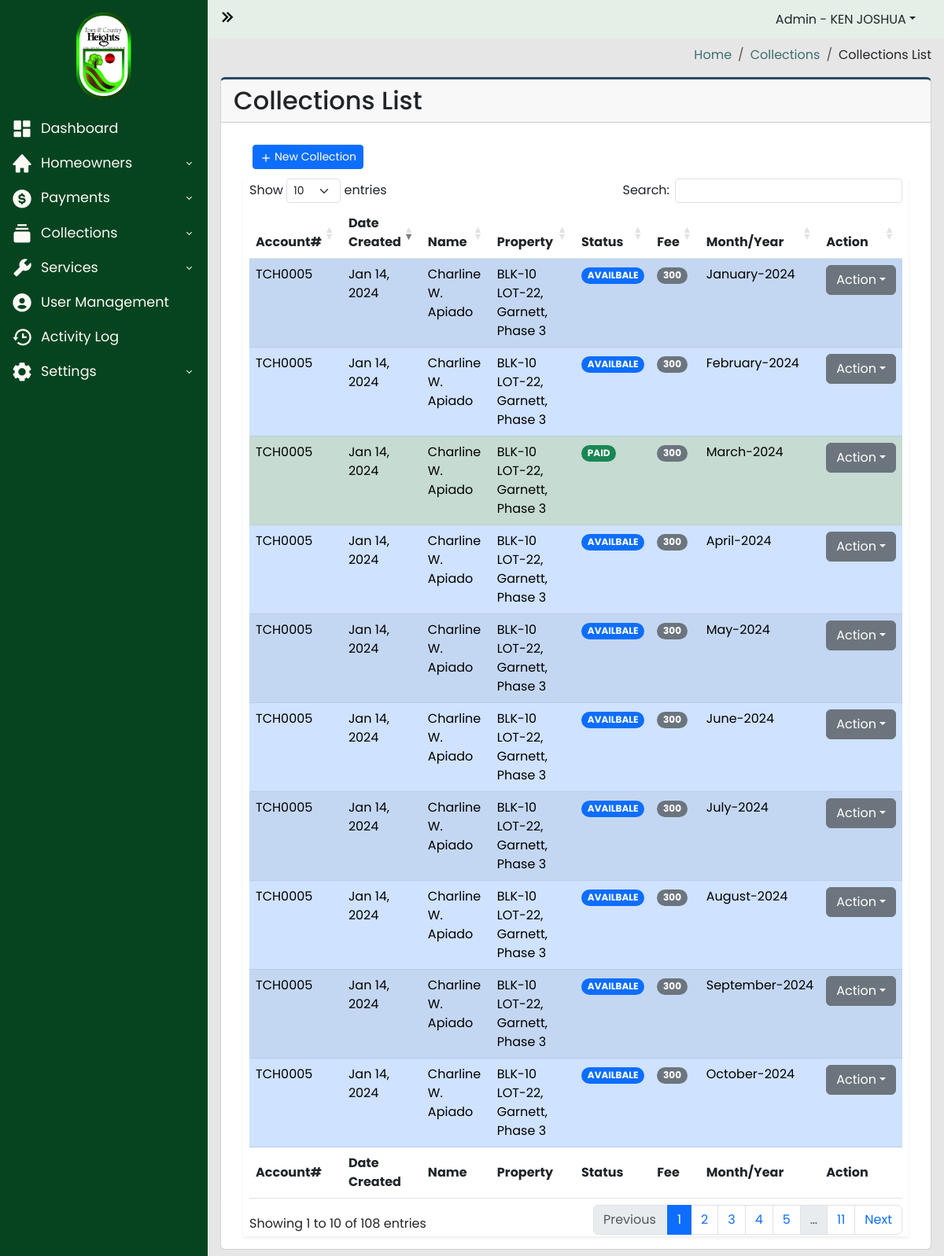
The page /admin-panel/collection_record.php (signed in) on the database as committed earlier.
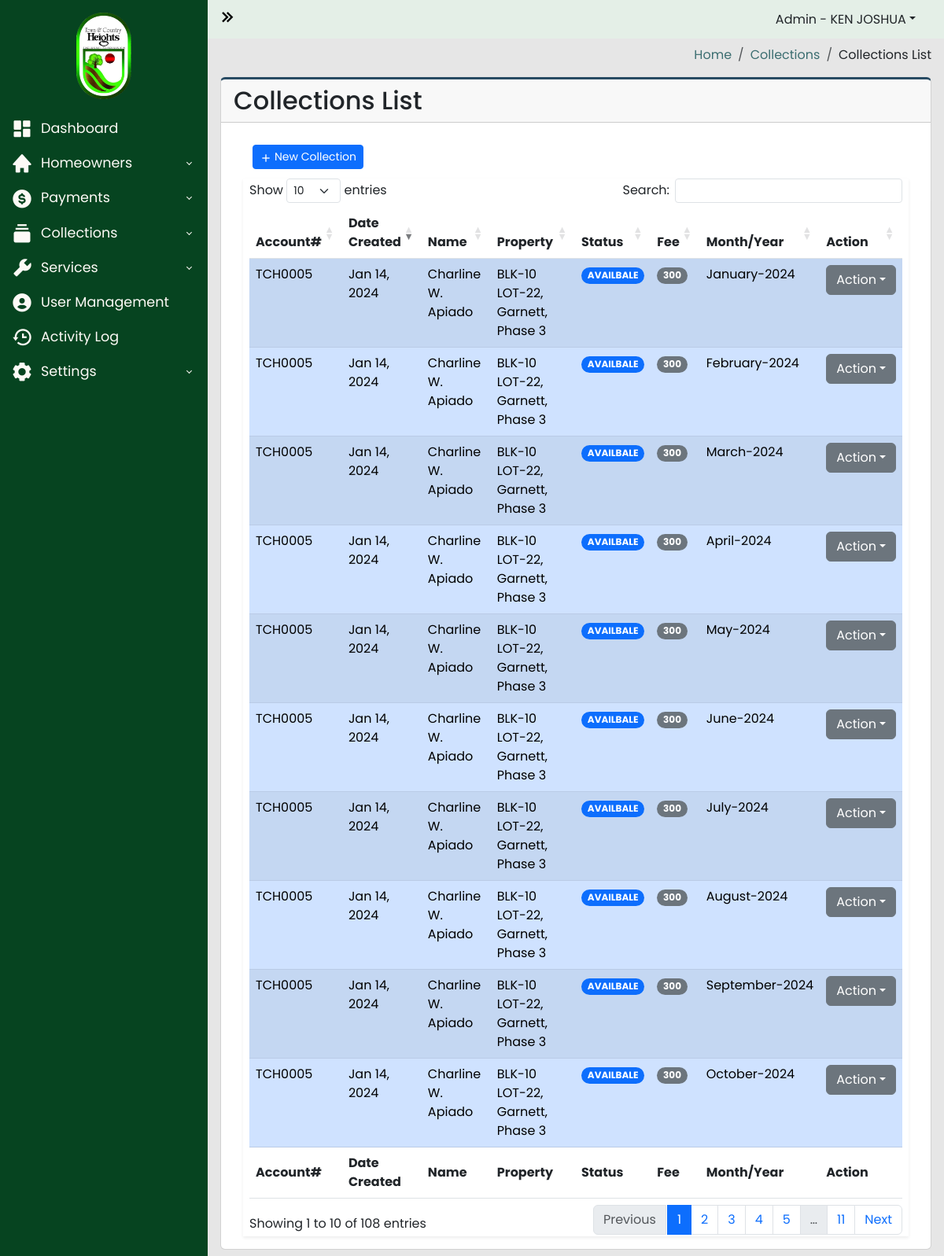
The same page on the database as committed later.
### tables this page shows
CREATE TABLE `collection_list` (
  `id` int(11) NOT NULL,
  `property_id` int(200) NOT NULL,
  `collection_fee_id` int(250) NOT NULL,
  `date_created` datetime NOT NULL,
  `balance` varchar(200) NOT NULL,
  `date_paid` datetime NOT NULL,
  `status` varchar(200) NOT NULL,
  `month` varchar(200) NOT NULL,
  `month_int` varchar(100) NOT NULL,
  `year` varchar(200) NOT NULL
);

CREATE TABLE `homeowners_users` (
  `id` int(100) NOT NULL,
  `account_number` varchar(100) NOT NULL,
  `username` varchar(100) NOT NULL,
  `password` varchar(100) NOT NULL,
  `firstname` varchar(100) NOT NULL,
  `lastname` varchar(100) NOT NULL,
  `middle_initial` varchar(100) NOT NULL,
  `email` varchar(100) NOT NULL,
  `phone_number` varchar(100) NOT NULL,
  `blk` varchar(100) NOT NULL,
  `lot` varchar(100) NOT NULL,
  `street` varchar(100) NOT NULL,
  `phase` varchar(100) NOT NULL,
  `status` varchar(100) NOT NULL,
  `tenant_name` varchar(100) NOT NULL
);

CREATE TABLE `property_list` (
  `id` int(100) NOT NULL,
  `homeowners_id` int(100) NOT NULL,
  `blk` varchar(100) NOT NULL,
  `lot` varchar(100) NOT NULL,
  `phase` varchar(100) NOT NULL,
  `street` varchar(100) NOT NULL,
  `tenant` int(100) DEFAULT NULL
);

### admin-panel/collection_record.php (the view, shortened to what the changed rows need)
<?php
require_once("../includes/header.php");
?>
<?php
$server = new Server;
$server->adminAuthentication();
?>
<body>
  <div class="wrapper">
    <div class="main">
      <main class="content px-3 py-2">
        <div class="card card-border">
          <div class="card-header">
            <h2>Collections List</h2>
          </div>
          <div class="card-body">
            <div class="container-fluid">
              <section class="main-content">
                <div class="row">
                  <div class="col-xs-12">
                    <div class="box">
                      <div class="body-box shadow-sm">
                        <div class="table-responsive mx-2">
                          <table id="collectionRecord" class="table table-striped" style="width:100%">
                            <thead>
                              <tr>
                                <th width="5%">Account#</th>
                                <th width="5%">Date Created</th>
                                <th width="15%">Name</th>
                                <th width="15%">Property</th>
                                <th width="10%">Status</th>
                                <th width="5%">Fee</th>
                                <th width="5%">Month/Year</th>
                                <th scope="col" width="5%">Action</th>
                              </tr>
                            </thead>
                            <tbody>
                              <?php
                              $query = "SELECT
                                  collection_list.id,
                                  collection_list.property_id,
                                  collection_list.collection_fee_id,
                                  collection_list.date_created,
                                  collection_list.balance,
                                  collection_list.status,
                                  collection_list.month,
                                  collection_list.year,
                                  property_list.id,
                                  property_list.homeowners_id,
                                  property_list.blk,
                                  property_list.lot,
                                  property_list.phase,
                                  property_list.street,
                                  property_list.tenant,
                                  homeowners_users.id,
                                  homeowners_users.account_number,
                                  homeowners_users.firstname,
                                  homeowners_users.lastname,
                                  homeowners_users.middle_initial
                                FROM collection_list
                                INNER JOIN property_list ON collection_list.property_id = property_list.id
                                INNER JOIN homeowners_users ON property_list.homeowners_id = homeowners_users.id
                                ";
                              $connection = $server->openConn();
                              $stmt = $connection->prepare($query);
                              $stmt->execute();
                              if ($stmt->rowCount() > 0) {
                                while ($result = $stmt->fetch()) {
                                  $date_created = $result['date_created'];
                                  $status = $result['status'];
                                  $balance = $result['balance'];
                                  $month = $result['month'];
                                  $year = $result['year'];
                                  $blk = $result['blk'];
                                  $lot = $result['lot'];
                                  $phase = $result['phase'];
                                  $street = $result['street'];
                                  $account_number = $result['account_number'];
                                  $firstname = $result['firstname'];
                                  $lastname = $result['lastname'];
                                  $middle_initital = $result['middle_initial'];
                              ?>
                                  <?php
                                  if ($status == "AVAILABLE") {
                                  ?>
                                    <tr class="table-primary">
                                    <?php
                                  } elseif ($status == "DUE") {
                                    ?>
                                    <tr class="table-danger">
                                    <?php
                                  } elseif ($status == "PAID") {
                                    ?>
                                    <tr class="table-success">
                                    <?php
                                  } else {
                                    ?>
                                    <tr class="table-secondary">
                                    <?php
                                  }
                                    ?>
                                    <td><?php echo $account_number; ?></td>
                                    <td><?php echo date("M d, Y", strtotime($date_created)); ?></td>
                                    <td><?php echo $firstname . " " . $middle_initital . " " . $lastname; ?></td>
                                    <td><?php echo "BLK-" . $blk . " LOT-" . $lot . ", " . $street . ", " . $phase; ?></td>
                                    <td>
                                      <?php
                                      if ($status == "AVAILABLE") {
                                      ?>
                                        <span class="badge rounded-pill text-bg-primary">AVAILBALE</span>
                                      <?php
                                      } elseif ($status == "DUE") {
                                      ?>
                                        <span class="badge rounded-pill text-bg-danger">DUE</span>
                                      <?php
                                      } elseif ($status == "PAID") {
                                      ?>
                                        <span class="badge rounded-pill text-bg-success">PAID</span>
                                      <?php
                                      } else {
                                      ?>
                                        <span class="badge rounded-pill text-bg-secondary">NOT AVAILBLE</span>
                                      <?php
                                      }
                                      ?>
                                    </td>
                                    <td><span class="badge rounded-pill text-bg-secondary"><?php echo $balance; ?></span></td>
                                    <td><?php echo $month . "-" . $year; ?></td>
                                    <td>
                                      <div class="dropdown">
                                        <a type="button" class="btn btn-secondary dropdown-toggle" data-bs-toggle="dropdown">Action</a>
                                      </div>
                                    </td>
                                    </tr>
                                <?php
                                }
                              }
                                ?>
                            </tbody>
                            <tfoot>
                              <tr>
                                <th width="5%">Account#</th>
                                <th width="5%">Date Created</th>
                                <th width="15%">Name</th>
                                <th width="15%">Property</th>
                                <th width="10%">Status</th>
                                <th width="5%">Fee</th>
                                <th width="5%">Month/Year</th>
                                <th scope="col" width="5%">Action</th>
                              </tr>
                            </tfoot>
                          </table>
                        </div>
                      </div>
                    </div>
                  </div>
                </div>
              </section>
            </div>
          </div>
        </div>
      </main>
    </div>
  </div>
  <?php
  include("../includes/footer.php");
  ?>

Rows that differ between the two databases and show on the page:
changed collection_list "March": status "PAID" → "AVAILBALE"
